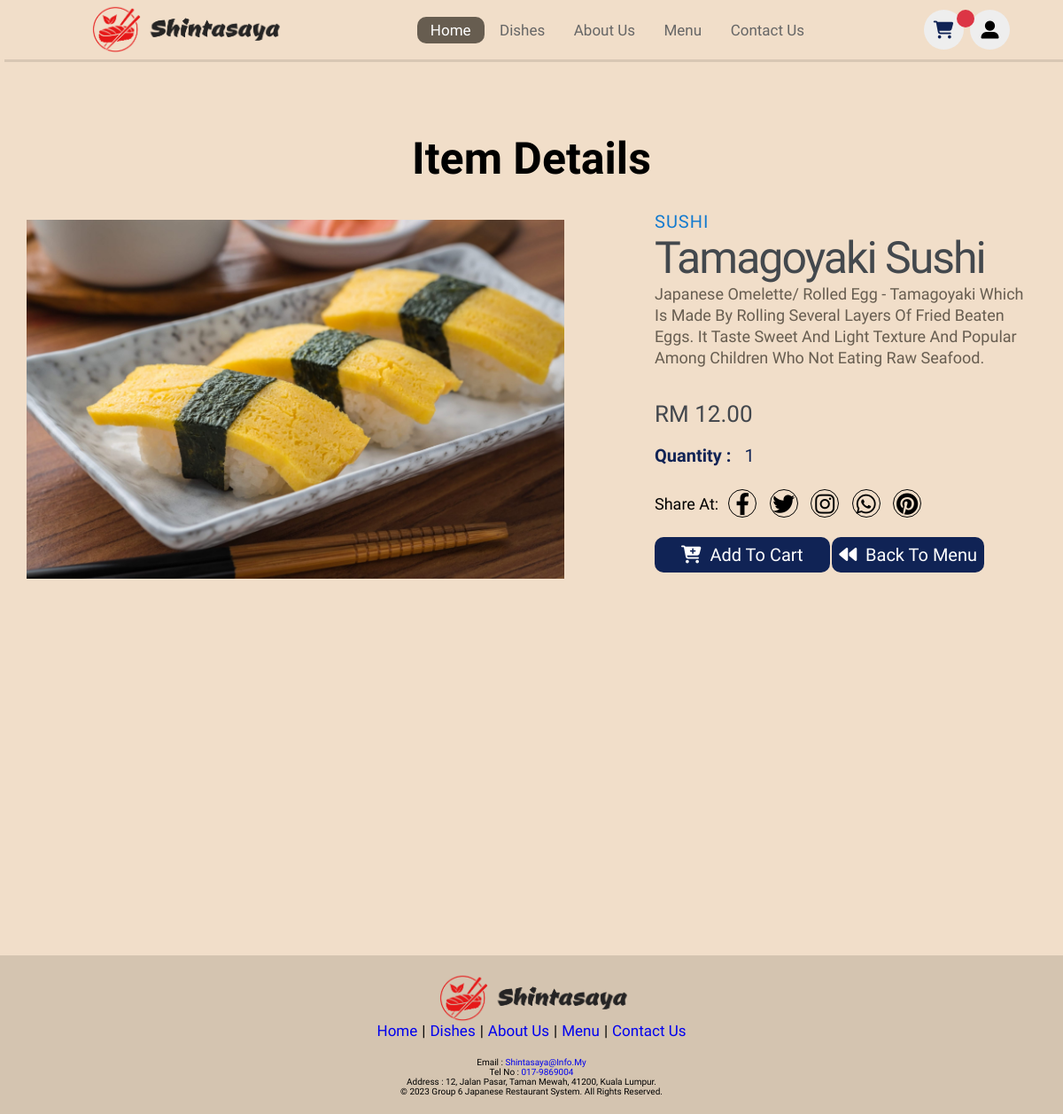
Screenshot of /productdetails/index.php?id=12 (signed in) with the database file from the repository.
### tables this page shows
CREATE TABLE IF NOT EXISTS `food` (
  `id` int DEFAULT NULL,
  `food_name` varchar(30) DEFAULT NULL,
  `food_category` varchar(8) DEFAULT NULL,
  `food_description` varchar(78) DEFAULT NULL,
  `long_description` text,
  `food_price` decimal(6,2) DEFAULT NULL,
  `food_image_location` varchar(50) DEFAULT NULL,
  `food_code` varchar(5) DEFAULT NULL,
  `food_qty` int DEFAULT NULL
);

### productdetails/index.php (the view, shortened to what this page needs)
<!DOCTYPE html>
<html>
  <?php
    $id = $_GET['id'];
    $conn=mysqli_connect(DB_HOST,DB_USER,DB_PASSWORD,DB_DATABASE);
    $sql = "SELECT * FROM food WHERE id = $id";
    $result = mysqli_query($conn, $sql);
    $row = mysqli_fetch_array($result);
  ?>
  <head>
    <link rel="stylesheet" href="../mystyle/restaurantStyle.css">
    <link rel="stylesheet" href="https://cdnjs.cloudflare.com/ajax/libs/font-awesome/6.3.0/css/all.min.css">
  </head>
  <body>
    <?php include('../includes/header.php'); ?>
    <h1 class= "itemDetailsHeading" style = "margin-top: 3em;">Item details</h1>
    <main class="product-details-container" style = "width: 100%;">
      <div class="left-column">
        <img src="<?php echo $row['food_image_location']; ?>" alt="">
      </div>
      <div class="right-column">
        <div class="product-description">
          <span><?php echo $row['food_category']; ?></span>
          <h1><?php echo $row['food_name']; ?></h1>
          <pre style = "width:95%"><?php echo $row['long_description'];?></pre>
        </div>
        <div class="product-price">
          <span>RM <?php echo $row['food_price']; ?></span>
          <div class="quantity">
            <form action="" class="form-submit">
              <div class="quantityInput">
                <b>Quantity : </b>
                <input type="number" class="form-control fqty" value="<?= $row['food_qty'] ?>">
              </div>
              <button class="btn btn-info btn-block addItemBtn"><i class="fas fa-cart-plus"></i>&nbsp;&nbsp;Add to cart</button>
              <a href = "../menu3/index.php" onMouseOver="this.style.backgroundColor='#675D50'"
              onMouseOut="this.style.backgroundColor='#102355'"
              style="font-size: 2rem;color: #fff;background: #102355;
              border-radius: 1rem;padding:.40em;"><i class="fas fa-backward"></i>&nbsp;&nbsp;Back to Menu</a>
            </form>
          </div>
        </div>
        <div class = "social-links">
          <p>Share At: </p>
          <a href = "#">
          <i class = "fab fa-facebook-f"></i>
          </a>
          <a href = "#">
          <i class = "fab fa-twitter"></i>
          </a>
          <a href = "#">
          <i class = "fab fa-instagram"></i>
          </a>
          <a href = "#">
          <i class = "fab fa-whatsapp"></i>
          </a>
          <a href = "#">
          <i class = "fab fa-pinterest"></i>
          </a>
        </div>
      </div>
    </main>
    <?php include('../includes/footer.php'); ?>
  </body>
</html>

### mystyle/restaurantStyle.css (style rules this page uses)
:root { --green : #675D50; --black : #102355; --light-color : #666; --box-shadow : .5rem .3rem rgb(0, 0, 0, 0.1); }
* { font-family: 'Alkatra', cursive; margin : 0; padding : 0; box-sizing : border-box; text-decoration : none; outline : none; border : none; text-transform : capitalize; transition : all 0.2s linear; }
html { font-size : 62.5%; overflow-x : hidden; scroll-padding-bottom : 5.5rem; scroll-behavior : smooth; background-color: #F1DEC9; }
.btn { margin-top: 1rem; display:inline-block; font-size:2rem; color:#fff; background:var(--black); border-radius:1rem; cursor:pointer; padding:.8rem 3rem; }
html, body { height: 100%; width: 100%; margin: 0; font-family: 'Roboto', sans-serif; background-color: #F1DEC9; }
.left-column { max-width: 90%; width: 75em; height: auto; float: left; }
.left-column img { max-width: 95%; width: 30em; left: 0; top: 0; opacity: 1; transition: all 0.3s ease; }
.itemDetailsHeading { font-size: 5rem; text-align: center; }
.product-details-container { max-height: fit-content; display: flex; padding: 1rem 1rem; justify-content: center; height:85em; }
.product-details-container img { height: auto; max-width: 90%; width : inherit; margin: auto; padding: 3em 2em ; }
.right-column { margin-top: 1em; height: auto; float: right; padding: 1em; max-width: 95%; width: 48em; }
.product-details-container .right-column .product-description { margin-bottom: 20px; }
.product-description span { font-size: 20px; color: #147bcf; letter-spacing: 1px; text-transform: uppercase; text-decoration: none; }
.product-description h1 { font-weight: 300; font-size: 50px; color: #43484D; letter-spacing: -2px; }
.product-description pre { font-size: 18px; font-weight: 300; color: var(--green); line-height: 24px; margin-bottom: 2em; text-align: left; white-space: pre-line;; }
.product-price { display: box; align-items: center; }
.product-price span { font-size: 26px; font-weight: 300; color: #43474D; margin-right: 20px; }
.product-details-container .right-column .product-price .quantity .form-submit { margin-top: 2em; height: 5rem; }
.product-details-container .right-column .product-price .quantity .form-submit .quantityInput { display: box; font-size: 2rem; color:var(--black); }
.product-details-container .right-column .product-price .quantity .form-submit input { font-size: 2rem; color:var(--black); }
.product-details-container .right-column .product-price .quantity .form-submit .form-control.fqty { background-color:#F1DEC9; margin-left: .5em; width: 7em; }
.product-details-container .right-column .product-price .quantity .form-submit .btn.btn-info.btn-block.addItemBtn { margin-top: 4em; }
.product-details-container .right-column .social-links p { font-size: large; margin-right: .5em; }
.product-details-container .right-column .social-links a { font-size: 2.5em; margin-right: .5em; }
.social-links { display: flex; align-items: center; }
.social-links a { display: flex; align-items: center; justify-content: center; width: 32px; height: 32px; color: #000; border: 1px solid #000; margin: 0 0.2rem; border-radius: 50%; text-decoration: none; font-size: 0.8rem; transition: all 0.5s ease; }

### includes/header.php (style rules this page uses)
a, .navigatebar, .icons { text-decoration: none !important; }

### rows the page displays
food: food_image_location (picture), food_category "SUSHI", food_name "Tamagoyaki Sushi", long_description "Japanese Omelette/ Rolled Egg - Tamagoyaki Which Is Made By Rolling Several Layers Of Fried Beaten Eggs. It Taste Sweet And Light Texture And Popular Among Children Who Not Eating Raw Seafood.", food_price "12.00", food_qty "1"
